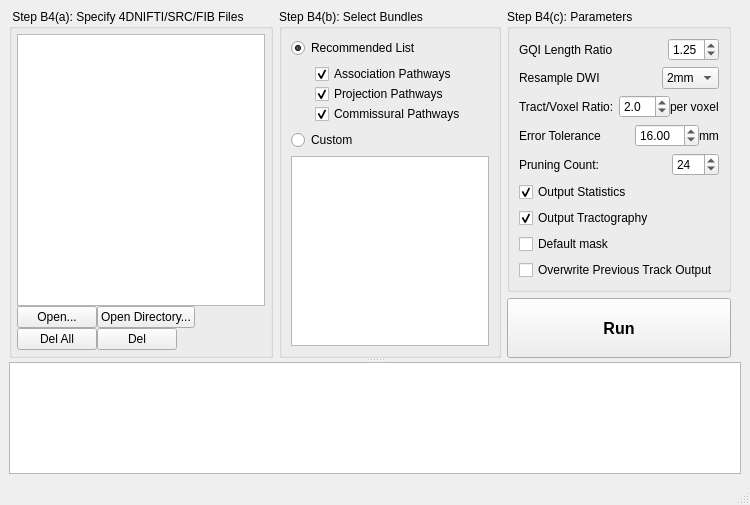
<?xml version="1.0" encoding="UTF-8"?>
<ui version="4.0">
 <class>auto_track</class>
 <widget class="QMainWindow" name="auto_track">
  <property name="geometry">
   <rect>
    <x>0</x>
    <y>0</y>
    <width>750</width>
    <height>505</height>
   </rect>
  </property>
  <property name="windowTitle">
   <string>Automatic Fiber Tracking</string>
  </property>
  <widget class="QWidget" name="centralwidget">
   <layout class="QVBoxLayout" name="verticalLayout_4" stretch="10">
    <item>
     <widget class="QSplitter" name="splitter">
      <property name="orientation">
       <enum>Qt::Vertical</enum>
      </property>
      <widget class="QWidget" name="layoutWidget">
       <layout class="QHBoxLayout" name="horizontalLayout_5">
        <property name="rightMargin">
         <number>0</number>
        </property>
        <item>
         <widget class="QGroupBox" name="method_group">
          <property name="sizePolicy">
           <sizepolicy hsizetype="Preferred" vsizetype="Preferred">
            <horstretch>0</horstretch>
            <verstretch>0</verstretch>
           </sizepolicy>
          </property>
          <property name="title">
           <string> Step B4(a): Specify 4DNIFTI/SRC/FIB Files</string>
          </property>
          <layout class="QVBoxLayout" name="verticalLayout_7">
           <property name="spacing">
            <number>5</number>
           </property>
           <property name="leftMargin">
            <number>5</number>
           </property>
           <property name="topMargin">
            <number>5</number>
           </property>
           <property name="rightMargin">
            <number>5</number>
           </property>
           <property name="bottomMargin">
            <number>5</number>
           </property>
           <item>
            <layout class="QVBoxLayout" name="verticalLayout">
             <property name="spacing">
              <number>0</number>
             </property>
             <property name="bottomMargin">
              <number>0</number>
             </property>
             <item>
              <widget class="QListWidget" name="file_list_view">
               <property name="selectionMode">
                <enum>QAbstractItemView::SingleSelection</enum>
               </property>
              </widget>
             </item>
             <item>
              <layout class="QHBoxLayout" name="horizontalLayout">
               <property name="spacing">
                <number>0</number>
               </property>
               <property name="topMargin">
                <number>0</number>
               </property>
               <item>
                <widget class="QPushButton" name="open">
                 <property name="maximumSize">
                  <size>
                   <width>16777215</width>
                   <height>16777215</height>
                  </size>
                 </property>
                 <property name="text">
                  <string>Open...</string>
                 </property>
                 <property name="icon">
                  <iconset resource="icons.qrc">
                   <normaloff>:/icons/icons/open.xpm</normaloff>:/icons/icons/open.xpm</iconset>
                 </property>
                </widget>
               </item>
               <item>
                <widget class="QPushButton" name="open_dir">
                 <property name="maximumSize">
                  <size>
                   <width>16777215</width>
                   <height>16777215</height>
                  </size>
                 </property>
                 <property name="text">
                  <string>Open Directory...</string>
                 </property>
                 <property name="icon">
                  <iconset resource="icons.qrc">
                   <normaloff>:/icons/icons/open.xpm</normaloff>:/icons/icons/open.xpm</iconset>
                 </property>
                </widget>
               </item>
               <item>
                <spacer name="horizontalSpacer_2">
                 <property name="orientation">
                  <enum>Qt::Horizontal</enum>
                 </property>
                 <property name="sizeHint" stdset="0">
                  <size>
                   <width>40</width>
                   <height>20</height>
                  </size>
                 </property>
                </spacer>
               </item>
              </layout>
             </item>
             <item>
              <layout class="QHBoxLayout" name="horizontalLayout_3">
               <property name="spacing">
                <number>0</number>
               </property>
               <property name="bottomMargin">
                <number>0</number>
               </property>
               <item>
                <widget class="QPushButton" name="delete_all">
                 <property name="text">
                  <string>Del All</string>
                 </property>
                 <property name="icon">
                  <iconset resource="icons.qrc">
                   <normaloff>:/icons/icons/delete.xpm</normaloff>:/icons/icons/delete.xpm</iconset>
                 </property>
                </widget>
               </item>
               <item>
                <widget class="QPushButton" name="delete_2">
                 <property name="maximumSize">
                  <size>
                   <width>16777215</width>
                   <height>16777215</height>
                  </size>
                 </property>
                 <property name="text">
                  <string>Del</string>
                 </property>
                 <property name="icon">
                  <iconset resource="icons.qrc">
                   <normaloff>:/icons/icons/delete.xpm</normaloff>:/icons/icons/delete.xpm</iconset>
                 </property>
                </widget>
               </item>
               <item>
                <spacer name="horizontalSpacer">
                 <property name="orientation">
                  <enum>Qt::Horizontal</enum>
                 </property>
                 <property name="sizeHint" stdset="0">
                  <size>
                   <width>40</width>
                   <height>20</height>
                  </size>
                 </property>
                </spacer>
               </item>
              </layout>
             </item>
            </layout>
           </item>
          </layout>
         </widget>
        </item>
        <item>
         <widget class="QGroupBox" name="groupBox_3">
          <property name="sizePolicy">
           <sizepolicy hsizetype="Preferred" vsizetype="Preferred">
            <horstretch>0</horstretch>
            <verstretch>0</verstretch>
           </sizepolicy>
          </property>
          <property name="title">
           <string>Step B4(b): Select Bundles</string>
          </property>
          <layout class="QVBoxLayout" name="verticalLayout_2">
           <item>
            <widget class="QRadioButton" name="recommend_list">
             <property name="text">
              <string>Recommended List</string>
             </property>
             <property name="checked">
              <bool>true</bool>
             </property>
            </widget>
           </item>
           <item>
            <widget class="QWidget" name="recom_panel" native="true">
             <layout class="QVBoxLayout" name="verticalLayout_6">
              <property name="spacing">
               <number>0</number>
              </property>
              <property name="leftMargin">
               <number>24</number>
              </property>
              <property name="topMargin">
               <number>0</number>
              </property>
              <property name="rightMargin">
               <number>0</number>
              </property>
              <property name="bottomMargin">
               <number>0</number>
              </property>
              <item>
               <widget class="QCheckBox" name="cb_association">
                <property name="text">
                 <string>Association Pathways</string>
                </property>
                <property name="checked">
                 <bool>true</bool>
                </property>
               </widget>
              </item>
              <item>
               <widget class="QCheckBox" name="cb_projection">
                <property name="text">
                 <string>Projection Pathways</string>
                </property>
                <property name="checked">
                 <bool>true</bool>
                </property>
               </widget>
              </item>
              <item>
               <widget class="QCheckBox" name="cb_commissural">
                <property name="text">
                 <string>Commissural Pathways</string>
                </property>
                <property name="checked">
                 <bool>true</bool>
                </property>
               </widget>
              </item>
             </layout>
            </widget>
           </item>
           <item>
            <widget class="QRadioButton" name="custom">
             <property name="text">
              <string>Custom</string>
             </property>
            </widget>
           </item>
           <item>
            <widget class="QListWidget" name="candidate_list_view">
             <property name="selectionMode">
              <enum>QAbstractItemView::MultiSelection</enum>
             </property>
             <property name="selectionBehavior">
              <enum>QAbstractItemView::SelectRows</enum>
             </property>
            </widget>
           </item>
          </layout>
         </widget>
        </item>
        <item>
         <layout class="QVBoxLayout" name="verticalLayout_3" stretch="1,0">
          <property name="rightMargin">
           <number>10</number>
          </property>
          <item>
           <widget class="QGroupBox" name="groupBox">
            <property name="sizePolicy">
             <sizepolicy hsizetype="Maximum" vsizetype="Preferred">
              <horstretch>0</horstretch>
              <verstretch>0</verstretch>
             </sizepolicy>
            </property>
            <property name="title">
             <string>Step B4(c): Parameters</string>
            </property>
            <layout class="QVBoxLayout" name="verticalLayout_5">
             <item>
              <layout class="QHBoxLayout" name="horizontalLayout_6">
               <property name="topMargin">
                <number>0</number>
               </property>
               <item>
                <widget class="QLabel" name="label_5">
                 <property name="text">
                  <string>GQI Length Ratio</string>
                 </property>
                </widget>
               </item>
               <item>
                <spacer name="horizontalSpacer_6">
                 <property name="orientation">
                  <enum>Qt::Horizontal</enum>
                 </property>
                 <property name="sizeHint" stdset="0">
                  <size>
                   <width>40</width>
                   <height>20</height>
                  </size>
                 </property>
                </spacer>
               </item>
               <item>
                <widget class="QDoubleSpinBox" name="gqi_l">
                 <property name="minimum">
                  <double>0.100000000000000</double>
                 </property>
                 <property name="maximum">
                  <double>4.000000000000000</double>
                 </property>
                 <property name="value">
                  <double>1.250000000000000</double>
                 </property>
                </widget>
               </item>
              </layout>
             </item>
             <item>
              <layout class="QHBoxLayout" name="horizontalLayout_4">
               <property name="spacing">
                <number>0</number>
               </property>
               <property name="topMargin">
                <number>0</number>
               </property>
               <property name="rightMargin">
                <number>0</number>
               </property>
               <item>
                <widget class="QLabel" name="label_3">
                 <property name="text">
                  <string>Resample DWI</string>
                 </property>
                </widget>
               </item>
               <item>
                <spacer name="horizontalSpacer_4">
                 <property name="orientation">
                  <enum>Qt::Horizontal</enum>
                 </property>
                 <property name="sizeHint" stdset="0">
                  <size>
                   <width>40</width>
                   <height>20</height>
                  </size>
                 </property>
                </spacer>
               </item>
               <item>
                <widget class="QComboBox" name="interpolation">
                 <property name="currentIndex">
                  <number>2</number>
                 </property>
                 <item>
                  <property name="text">
                   <string>Off</string>
                  </property>
                 </item>
                 <item>
                  <property name="text">
                   <string>1mm</string>
                  </property>
                 </item>
                 <item>
                  <property name="text">
                   <string>2mm</string>
                  </property>
                 </item>
                </widget>
               </item>
              </layout>
             </item>
             <item>
              <layout class="QHBoxLayout" name="horizontalLayout_2">
               <property name="spacing">
                <number>0</number>
               </property>
               <property name="topMargin">
                <number>0</number>
               </property>
               <item>
                <widget class="QLabel" name="label">
                 <property name="text">
                  <string>Tract/Voxel Ratio:</string>
                 </property>
                </widget>
               </item>
               <item>
                <spacer name="horizontalSpacer_5">
                 <property name="orientation">
                  <enum>Qt::Horizontal</enum>
                 </property>
                 <property name="sizeHint" stdset="0">
                  <size>
                   <width>40</width>
                   <height>20</height>
                  </size>
                 </property>
                </spacer>
               </item>
               <item>
                <widget class="QDoubleSpinBox" name="track_voxel_ratio">
                 <property name="decimals">
                  <number>1</number>
                 </property>
                 <property name="minimum">
                  <double>0.500000000000000</double>
                 </property>
                 <property name="maximum">
                  <double>20.000000000000000</double>
                 </property>
                 <property name="singleStep">
                  <double>0.500000000000000</double>
                 </property>
                 <property name="value">
                  <double>2.000000000000000</double>
                 </property>
                </widget>
               </item>
               <item>
                <widget class="QLabel" name="label_2">
                 <property name="text">
                  <string>per voxel</string>
                 </property>
                </widget>
               </item>
              </layout>
             </item>
             <item>
              <layout class="QHBoxLayout" name="horizontalLayout_7">
               <property name="spacing">
                <number>0</number>
               </property>
               <property name="topMargin">
                <number>0</number>
               </property>
               <item>
                <widget class="QLabel" name="label_6">
                 <property name="text">
                  <string>Error Tolerance</string>
                 </property>
                </widget>
               </item>
               <item>
                <spacer name="horizontalSpacer_7">
                 <property name="orientation">
                  <enum>Qt::Horizontal</enum>
                 </property>
                 <property name="sizeHint" stdset="0">
                  <size>
                   <width>40</width>
                   <height>20</height>
                  </size>
                 </property>
                </spacer>
               </item>
               <item>
                <widget class="QDoubleSpinBox" name="tolerance">
                 <property name="minimum">
                  <double>1.000000000000000</double>
                 </property>
                 <property name="maximum">
                  <double>100.000000000000000</double>
                 </property>
                 <property name="value">
                  <double>16.000000000000000</double>
                 </property>
                </widget>
               </item>
               <item>
                <widget class="QLabel" name="label_7">
                 <property name="text">
                  <string>mm</string>
                 </property>
                </widget>
               </item>
              </layout>
             </item>
             <item>
              <layout class="QHBoxLayout" name="horizontalLayout_10">
               <property name="spacing">
                <number>0</number>
               </property>
               <item>
                <widget class="QLabel" name="label_4">
                 <property name="text">
                  <string>Pruning Count:</string>
                 </property>
                </widget>
               </item>
               <item>
                <spacer name="horizontalSpacer_3">
                 <property name="orientation">
                  <enum>Qt::Horizontal</enum>
                 </property>
                 <property name="sizeHint" stdset="0">
                  <size>
                   <width>40</width>
                   <height>20</height>
                  </size>
                 </property>
                </spacer>
               </item>
               <item>
                <widget class="QSpinBox" name="pruning">
                 <property name="maximum">
                  <number>100</number>
                 </property>
                 <property name="value">
                  <number>24</number>
                 </property>
                </widget>
               </item>
              </layout>
             </item>
             <item>
              <widget class="QCheckBox" name="export_stat">
               <property name="text">
                <string>Output Statistics</string>
               </property>
               <property name="checked">
                <bool>true</bool>
               </property>
              </widget>
             </item>
             <item>
              <widget class="QCheckBox" name="export_trk">
               <property name="text">
                <string>Output Tractography</string>
               </property>
               <property name="checked">
                <bool>true</bool>
               </property>
              </widget>
             </item>
             <item>
              <widget class="QCheckBox" name="default_mask">
               <property name="text">
                <string>Default mask</string>
               </property>
              </widget>
             </item>
             <item>
              <widget class="QCheckBox" name="overwrite">
               <property name="text">
                <string>Overwrite Previous Track Output</string>
               </property>
              </widget>
             </item>
             <item>
              <spacer name="verticalSpacer">
               <property name="orientation">
                <enum>Qt::Vertical</enum>
               </property>
               <property name="sizeHint" stdset="0">
                <size>
                 <width>20</width>
                 <height>40</height>
                </size>
               </property>
              </spacer>
             </item>
            </layout>
           </widget>
          </item>
          <item>
           <widget class="QPushButton" name="run">
            <property name="sizePolicy">
             <sizepolicy hsizetype="Preferred" vsizetype="Preferred">
              <horstretch>0</horstretch>
              <verstretch>0</verstretch>
             </sizepolicy>
            </property>
            <property name="minimumSize">
             <size>
              <width>100</width>
              <height>60</height>
             </size>
            </property>
            <property name="maximumSize">
             <size>
              <width>16777215</width>
              <height>16777215</height>
             </size>
            </property>
            <property name="font">
             <font>
              <pointsize>12</pointsize>
              <weight>75</weight>
              <bold>true</bold>
             </font>
            </property>
            <property name="text">
             <string>Run</string>
            </property>
            <property name="icon">
             <iconset resource="icons.qrc">
              <normaloff>:/icons/icons/run.xpm</normaloff>:/icons/icons/run.xpm</iconset>
            </property>
           </widget>
          </item>
         </layout>
        </item>
       </layout>
      </widget>
      <widget class="QTextBrowser" name="report">
       <property name="maximumSize">
        <size>
         <width>16777215</width>
         <height>16777215</height>
        </size>
       </property>
      </widget>
     </widget>
    </item>
   </layout>
  </widget>
  <widget class="QMenuBar" name="menubar">
   <property name="geometry">
    <rect>
     <x>0</x>
     <y>0</y>
     <width>750</width>
     <height>21</height>
    </rect>
   </property>
  </widget>
  <widget class="QStatusBar" name="statusbar"/>
 </widget>
 <resources>
  <include location="icons.qrc"/>
 </resources>
 <connections/>
</ui>
